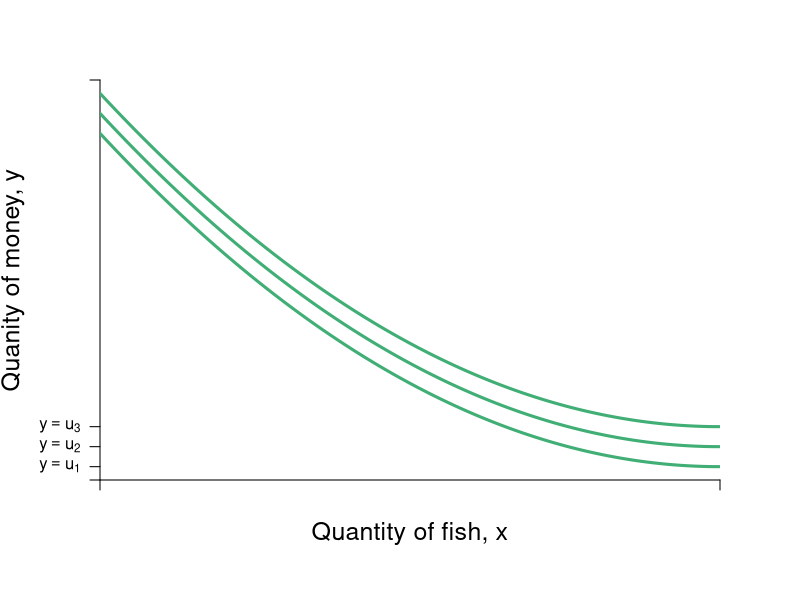

This figure's R source:
require(shape)
pdf(file = "indmarketdemand/qql_duncan_indiff.pdf", width = 9, height = 7)

#Set parameters for graphics
axislabelsize <- 1.5
graphlinewidth <- 3
segmentlinewidth <- 2

COL <- c("#7fc97f", "#beaed4", "#fdc086", "#ffff99", "#386cb0", "#f0027f", "#bf5b17", "#666666")
COLA <- c("#99d8c9","#66c2a4","#41ae76", "#238b45", "#005824")
COLB <- c("#4eb3d3", "#2b8cbe", "#0868ac","#084081")

#Edited the margins to cater for the larger LHS labels
par(mar =  c(6, 5, 4, 4))

mrsA <- function(x, rmax = 10, xmax = 20) {
  rmax - (rmax/xmax)*x
}


uA <- function(x, y, s = 1, xbar = 10) {
  y - (s/2)*(xbar - x)^2
}

indiffA1 <- function(x, uA = 10, rmax = 2.5, xmax = 10) {
  uA - rmax*x + (1/2)*(rmax/xmax)*(x^2)
}


bcA <- function(x, w = 20, p = 2) {
  w - p*x
}


xlims <- c(0, 10)
ylims <- c(0, 60)

npts <- 501 
x <- seq(xlims[1], xlims[2], length.out = npts)
y <- seq(ylims[1], ylims[2], length.out = npts) 
a <- c(2, 5, 8)

plot(0, 0, xlim = xlims, ylim = ylims, type = "n",
     xlab = expression(paste("")),
     ylab = expression(paste("")), 
     xaxt = "n", 
     yaxt = "n", 
     cex.lab = axislabelsize, 
     bty = "n",
     xaxs="i", 
     yaxs="i")

# ticksy <- seq(from = 0, to = ylims[2], by = 2)
# ylabels <- seq(from = 0, to = ylims[2], by = 2)
# ticksx <- seq(from = 0, to = xlims[2], by = 2)
# xlabels <- seq(from = 0, to = xlims[2], by = 2)
ticksy <- c(0, a[1], a[2], a[3], ylims[2])
ylabels <- c(NA, expression(paste(y == u[1])), expression(paste(y == u[2])), expression(paste(y == u[3])), NA)
ticksx <- c(0,  xlims[2])
xlabels <- c(NA, NA)

axis(1, at = ticksx, pos = 0, labels = xlabels)
axis(2, at = ticksy, pos = 0, labels = ylabels, las = 1)

npts <- 500 
xx1 <- seq(xlims[1], xlims[2], length.out = npts)

#lines(xx1, bcA(xx1, w = 12, p = 1), col = COLB[3], lwd = graphlinewidth)
#lines(xx1, indiffA1(xx1, uA = 20, rmax = 2.5, xmax = 10), col = COLB[4], lwd = graphlinewidth)



mtext(expression(paste("Quantity of fish, ", x)), side=1, line = 2.5, cex = axislabelsize)
text(-1.4, 0.5*ylims[2], expression(paste("Quanity of money, ", y)), xpd = TRUE, cex = axislabelsize, srt = 90) 

#segments(4.11765, 6.17647, 5.88, 8.88, lty = 1, col = COL[2] , lwd = graphlinewidth)
#text(7.3, 3, expression("Pareto Efficient"))
#text(7.3, 2.5, expression("Curve"))
#Arrows(7.3, 3.5, 7.3, 6.1, col = "black", lty = 1, lwd = 2, arr.type = "triangle", arr.lwd = 0.5)

#Label the iso-welfare functions for the HG, Aisha
text(11.8, 1.6, expression(u[1]))
text(11.8, 3.6, expression(u[2]))
text(11.8, 5.6, expression(u[3]))
#text(6.6, 8.3, expression(u[4]^A))

#Label the indifference curves for the HG, Betty
# text(7.6, 17, expression(u[1]^B))
# text(6.75, 17, expression(u[2]^B))
# text(6, 17, expression(u[3]^B))
#text(3.4, 6.9, expression(v[4]^B))

#Label mrs function
#text(10, 8, expression(paste(mrs(x,y) == r[max] - frac(r[max], x[max])*x)))
#Arrows(10, 7.5, 10, 5.6, col = "black", lty = 1, lwd = 2, arr.type = "triangle", arr.lwd = 0.5)

#Label satiation
#text(20, 4, expression(paste(x[max] == "Point")))
#text(20, 3, expression(paste("of Satiation")))
#Arrows(20, 2.5, 20, 0.5, col = "black", lty = 1, lwd = 2, arr.type = "triangle", arr.lwd = 0.5)

#Label highest willingness to pay
# text(5, 10.5, expression(paste(r[max] == "Maximum")))
# text(5, 9.5, expression(paste("Willingness to Pay")))
# Arrows(3, 10, 0.5, 10, col = "black", lty = 1, lwd = 2, arr.type = "triangle", arr.lwd = 0.5)


contour(x, y, 
        outer(x, y, uA),
        #labels = c("v1", "v2", "v3"),
        drawlabels = FALSE,
        col = COLA[3],
        #xlab = expression(paste("A's Apples, ", x)),
        #ylab = expression(paste("A's Oranges, ", y)),
        #cex.lab = axislabelsize,
        lwd = graphlinewidth,
        levels = a, 
        xaxs="i", 
        yaxs="i", 
        add = TRUE)

#segments(0, 6, 6, 6, lty = 2, col = "gray" , lwd = segmentlinewidth)
#segments(6, 0, 6, 6, lty = 2, col = "gray" , lwd = segmentlinewidth)
#points(6, 6, pch = 16, col = "black", cex = 1.5)

# par(new = TRUE)
# 
# #Use the same x and ylims as previously, but with locations switched
# xlims2 <- c(18, 0)
# ylims2 <- c(18, 0)

#Leave the ylab and xlab blank to ensure no axes titles
# plot(0, 0, xlim = xlims2, ylim = ylims2, type = "n",
#      xlab = expression(paste("")),
#      ylab = expression(paste("")),
#      xaxt = "n", 
#      yaxt = "n", 
#      cex.lab = 1.3, 
#      bty = "n",
#      xaxs="i", 
#      yaxs="i")
# 
# 
# lines(xx1, indiffAlow(xx1, uA = 46.08, alpha = 16, beta = 1/24), col = COL[2], lwd = graphlinewidth)


#Set up axes at sides 3 and 4 (top and right)
# axis(side = 3, at = ticksx, pos = 0, labels = xlabels)
# axis(side = 4, at = ticksy, pos = 0, labels = ylabels, las = 0)
# mtext("B's Apples, x", side=3, line = 2.5, cex = axislabelsize)
# text(-0.8, 7, expression(paste("B's Oranges, y")), xpd = TRUE, cex = axislabelsize, srt = 270) 
# 
# #Add arrows:
# arrows(-0.8, 10, -0.8, 14, xpd = TRUE, length=0.1,angle=40,lwd=3)
# arrows(6.2, -1.8, 9, -1.8, xpd = TRUE, length=0.1,angle=40,lwd=3)
# 

#Customize ticks and labels for the plot
#ticksy <- seq(from = 0, to = 15, by = 1)
#ylabels <- seq(from = 0, to = 15, by = 1)
#ticksx <- seq(from = 0, to = 10, by = 1)
#xlabels <- seq(from = 0, to = 10, by = 1)
#axis(1, at = ticksx, pos = 0, labels = xlabels)
#axis(2, at = ticksy, pos = 0, labels = ylabels, las = 0)

dev.off()
